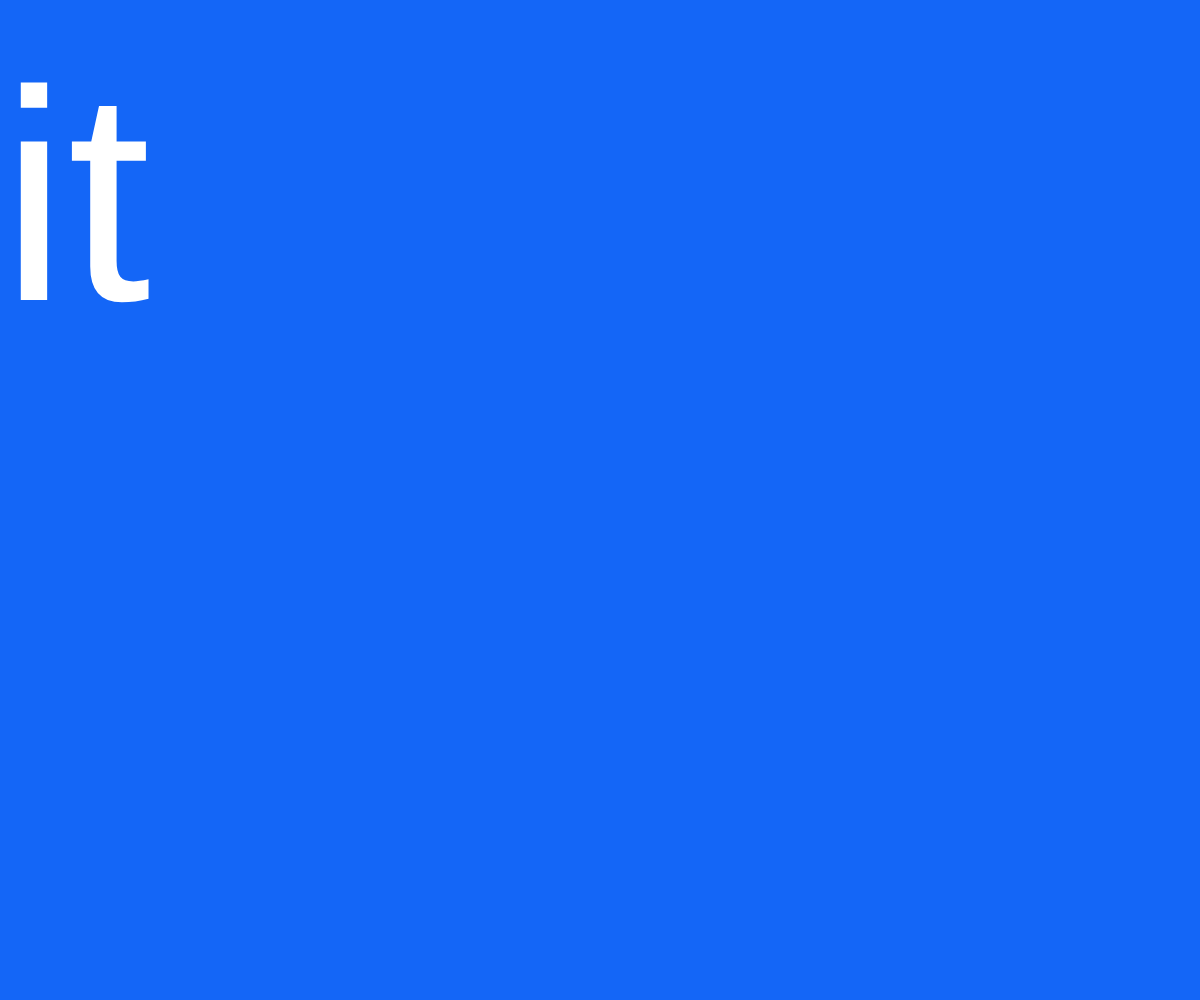
Frame 1 (no input)
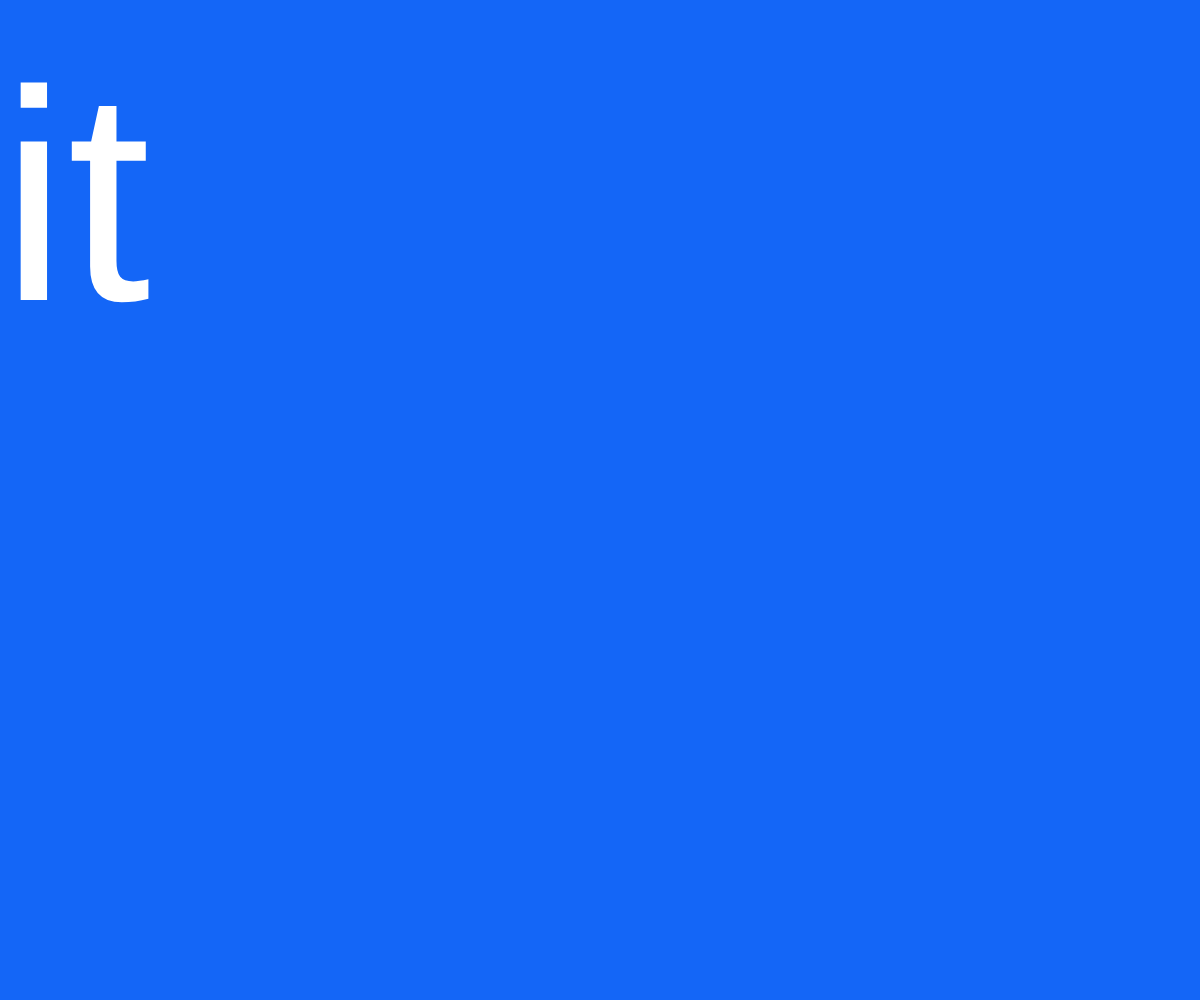
Frame 60 (no input)
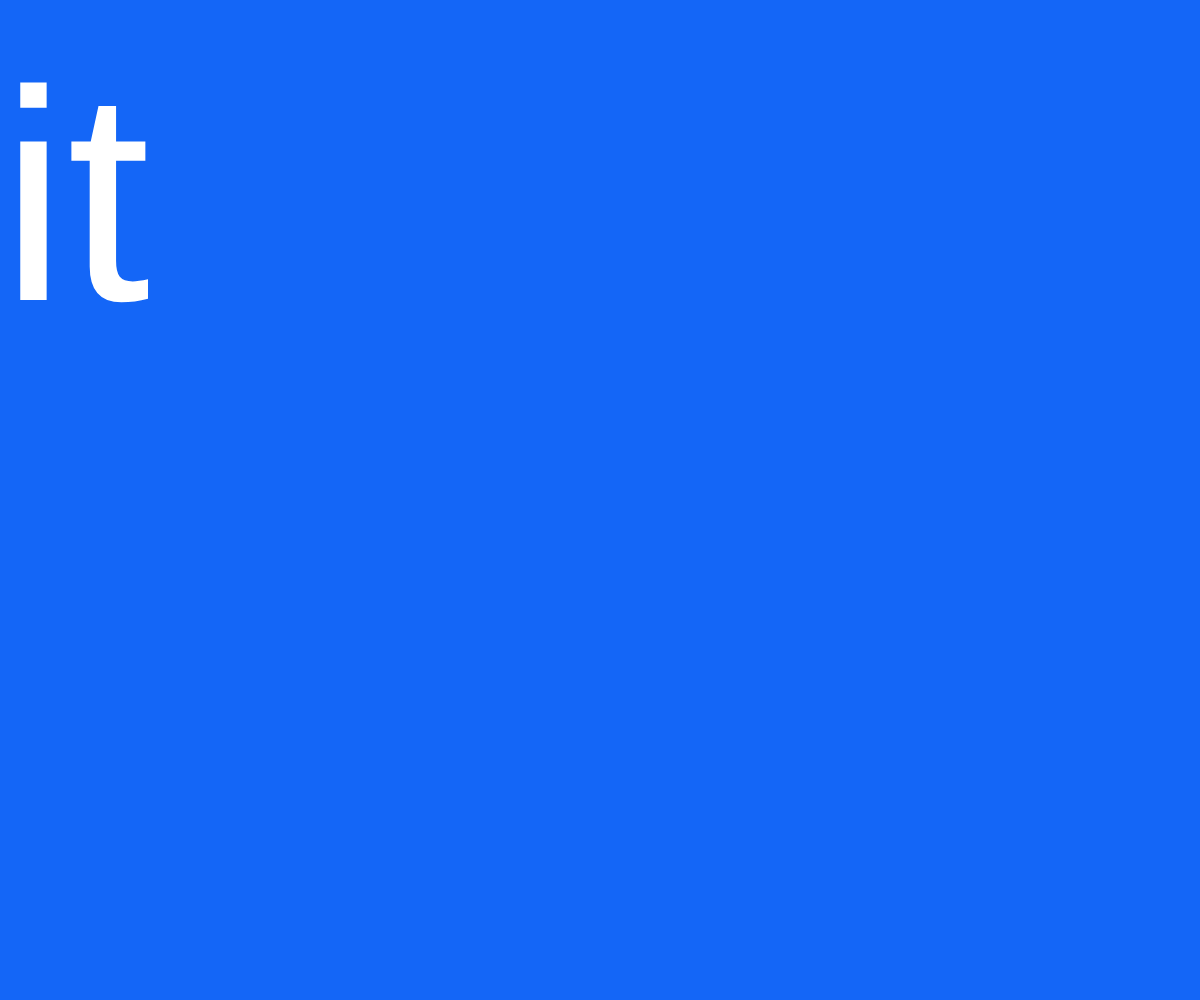
Frame 120 (the mouse pressed at the canvas centre since frame 60)

The p5.js sketch that drew these frames (run headless with seeded random() and noise() and a simulated clock; from frame 60 on, the mouse is pressed at the canvas centre):

// p5.js sketch
// ── sketch.js
var words = ["it", "is", "freezing"];

var index = 0;

function setup() {
  createCanvas(windowWidth, windowHeight);
}

function draw() {
  background(20,102,247);
             
    fill(255);
    textSize(300);
    text(words[index], random(),300);
        

function mousePressed() {
        
        index = index + 1;
        
        if (index == words.length){
        index = 0;
            
        }
        
    }
 
}
    
   
